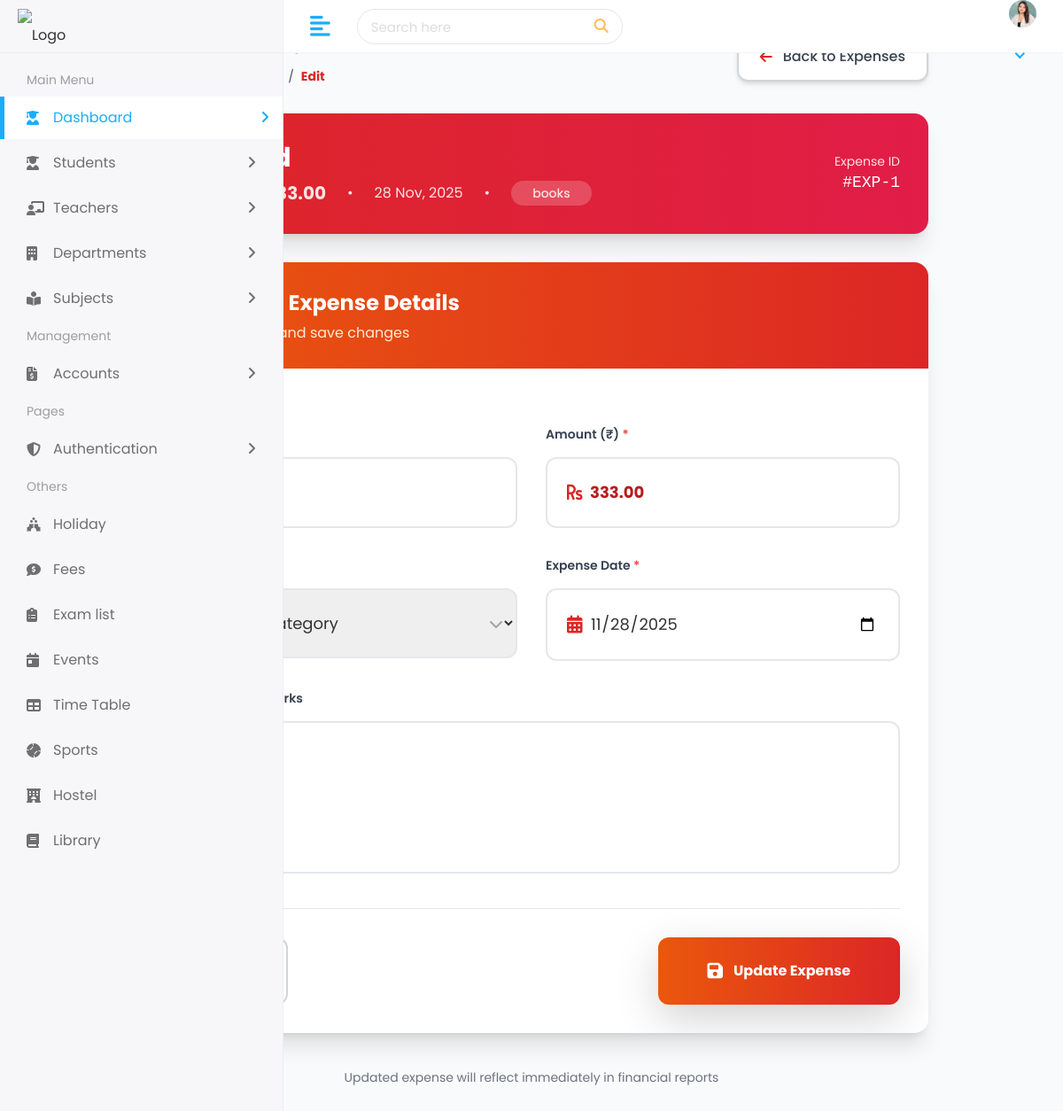
The page /student/expenses/edit/1/ on the database its author committed.
### student/models.py (models this page shows, shortened)
class Expense(models.Model):
    title = models.CharField(max_length=200)
    amount = models.DecimalField(max_digits=10, decimal_places=2)
    category = models.CharField(max_length=100, blank=True, null=True)
    date = models.DateField()
    description = models.TextField(blank=True, null=True)
    created_at = models.DateTimeField(auto_now_add=True)

### student/views.py (the view)
# urls.py: path('expenses/edit/<int:id>/', views.edit_expense_view, name='edit_expense'),
def edit_expense_view(request, id):
    expense = Expense.objects.get(id=id)
    if request.method == "POST":
        return redirect('expenses')
    return render(request, 'edit_expense.html', {'expense': expense})

### templates/edit_expense.html (shortened to what this page needs)
{% extends 'Home/base.html' %}
{% load static %}
{% block body %}
<div class="min-h-screen bg-gray-50 py-8 px-4">
    <div class="max-w-4xl mx-auto">
        <div class="flex items-center justify-between mb-8">
            <div>
                <h1 class="text-3xl font-bold text-gray-900">Edit Expense</h1>
                <nav class="flex mt-2 text-sm text-gray-600">
                    <a href="{% url 'dashboard' %}" class="hover:text-indigo-600">Dashboard</a>
                    <span class="mx-2">/</span>
                    <a href="{% url 'expenses' %}" class="hover:text-red-600">Expenses</a>
                    <span class="mx-2">/</span>
                    <span class="text-red-600 font-bold">Edit</span>
                </nav>
            </div>
            <a href="{% url 'expenses' %}"
               class="flex items-center space-x-3 px-6 py-3.5 bg-white border-2 border-gray-300 rounded-xl shadow-md hover:shadow-lg hover:border-gray-400 hover:bg-gray-50 font-medium text-gray-700 transition-all duration-200 transform hover:-translate-x-1">
                <i class="fas fa-arrow-left text-red-600"></i>
                <span>Back to Expenses</span>
            </a>
        </div>
        <div class="bg-white rounded-2xl shadow-xl overflow-hidden mb-8">
            <div class="bg-gradient-to-r from-red-600 to-rose-600 px-8 py-7">
                <div class="flex items-center justify-between">
                    <div class="flex items-center space-x-6">
                        <div class="w-20 h-20 bg-white/20 backdrop-blur rounded-full flex items-center justify-center">
                        </div>
                        <div>
                            <h2 class="text-3xl font-bold text-white">{{ expense.title }}</h2>
                            <div class="flex items-center space-x-6 mt-2 text-red-100">
                                <span class="text-xl font-bold">₹{{ expense.amount }}</span>
                                <span>•</span>
                                <span>{{ expense.date|date:"d M, Y" }}</span>
                                <span>•</span>
                                <span class="px-4 py-1 bg-white/20 rounded-full text-sm font-medium">
                                    {{ expense.category|default:"Other" }}
                                </span>
                            </div>
                        </div>
                    </div>
                    <div class="text-right">
                        <p class="text-red-100 text-sm">Expense ID</p>
                        <p class="text-white font-mono text-lg">#EXP-{{ expense.id }}</p>
                    </div>
                </div>
            </div>
        </div>
        <div class="bg-white rounded-2xl shadow-xl overflow-hidden">
            <div class="bg-gradient-to-r from-orange-600 to-red-600 px-8 py-7">
                <h2 class="text-2xl font-bold text-white flex items-center">
                    Update Expense Details
                </h2>
                <p class="text-orange-100 mt-1">Modify any field and save changes</p>
            </div>
            <form method="POST" class="p-8 space-y-8">
                <div class="grid grid-cols-1 md:grid-cols-2 gap-8">
                    <div class="relative">
                        <label class="block text-sm font-semibold text-gray-700 mb-3">
                            Expense Title <span class="text-red-500">*</span>
                        </label>
                        <div class="relative">
                            <div class="absolute inset-y-0 left-0 pl-4 flex items-center pointer-events-none">
                            </div>
                            <input type="text" name="title" value="{{ expense.title }}" required
                                   class="w-full pl-12 pr-4 py-4 border-2 border-gray-200 rounded-xl focus:border-orange-500 focus:ring-4 focus:ring-orange-100 transition text-lg font-medium">
                        </div>
                    </div>
                    <div class="relative">
                        <label class="block text-sm font-semibold text-gray-700 mb-3">
                            Amount (₹) <span class="text-red-500">*</span>
                        </label>
                        <div class="relative">
                            <div class="absolute inset-y-0 left-0 pl-4 flex items-center pointer-events-none">
                            </div>
                            <input type="number" name="amount" value="{{ expense.amount }}" required min="1"
                                   class="w-full pl-12 pr-4 py-4 border-2 border-gray-200 rounded-xl focus:border-red-500 focus:ring-4 focus:ring-red-100 transition text-lg font-bold text-red-700">
                        </div>
                    </div>
                    <div class="relative">
                        <label class="block text-sm font-semibold text-gray-700 mb-3">
                        </label>
                        <div class="relative">
                            <div class="absolute inset-y-0 left-0 pl-4 flex items-center pointer-events-none">
                            </div>
                            <select name="category" class="w-full pl-12 pr-10 py-4 border-2 border-gray-200 rounded-xl focus:border-rose-500 focus:ring-4 focus:ring-rose-100 transition text-lg">
                                <option value="">Select Category</option>
                            </select>
                            <div class="absolute inset-y-0 right-0 pr-3 flex items-center pointer-events-none">
                            </div>
                        </div>
                    </div>
                    <div class="relative">
                        <label class="block text-sm font-semibold text-gray-700 mb-3">
                            Expense Date <span class="text-red-500">*</span>
                        </label>
                        <div class="relative">
                            <div class="absolute inset-y-0 left-0 pl-4 flex items-center pointer-events-none">
                            </div>
                            <input type="date" name="date" value="{{ expense.date|date:'Y-m-d' }}" required
                                   class="w-full pl-12 pr-4 py-4 border-2 border-gray-200 rounded-xl focus:border-red-500 focus:ring-4 focus:ring-red-100 transition text-lg">
                        </div>
                    </div>
                </div>
                <div>
                    <label class="block text-sm font-semibold text-gray-700 mb-3">
                    </label>
                    <textarea name="description" rows="5"
                              class="w-full px-5 py-4 border-2 border-gray-200 rounded-xl focus:border-orange-500 focus:ring-4 focus:ring-orange-100 transition resize-none text-gray-700">{{ expense.description }}</textarea>
                </div>
                <div class="flex items-center justify-between pt-8 border-t border-gray-200">
                    <a href="{% url 'expenses' %}"
                       class="px-10 py-4 border-2 border-gray-300 rounded-xl hover:bg-gray-50 font-medium transition">
                    </a>
                    <button type="submit"
                            class="px-14 py-4 bg-gradient-to-r from-orange-600 to-red-600 hover:from-orange-700 hover:to-red-700 text-white font-bold rounded-xl shadow-lg transform hover:scale-105 transition duration-300 flex items-center space-x-3">
                        <i class="fas fa-save text-xl"></i>
                        <span>Update Expense</span>
                    </button>
                </div>
            </form>
        </div>
        <div class="mt-10 text-center">
            <p class="text-sm text-gray-500">
                Updated expense will reflect immediately in financial reports
            </p>
        </div>
    </div>
</div>
<script src="https://cdn.tailwindcss.com"></script>
{% endblock %}

### static/assets/css/style.css (style rules this page uses)
html { height: 100%; }
body { background-color: #fff; color: #333; font-family: 'Poppins', sans-serif; font-size: 1rem; height: 100%; line-height: 1.5; overflow-x: hidden; }
h1, h2, h3, h4, h5, h6 { font-family: 'Poppins', sans-serif; margin-top: 0; }
input, input:focus, button, button:focus { outline: none; }
input[type=text], input[type=password] { -webkit-appearance: none; -moz-appearance: none; appearance: none; }
.block { display: block !important; }
.bg-white { background-color: #fff; }

### rows shown on the page
Expense: amount "333.00", date "28 Nov, 2025", category "books", id "1", title "dd", date "11/28/2025", description "dd"
